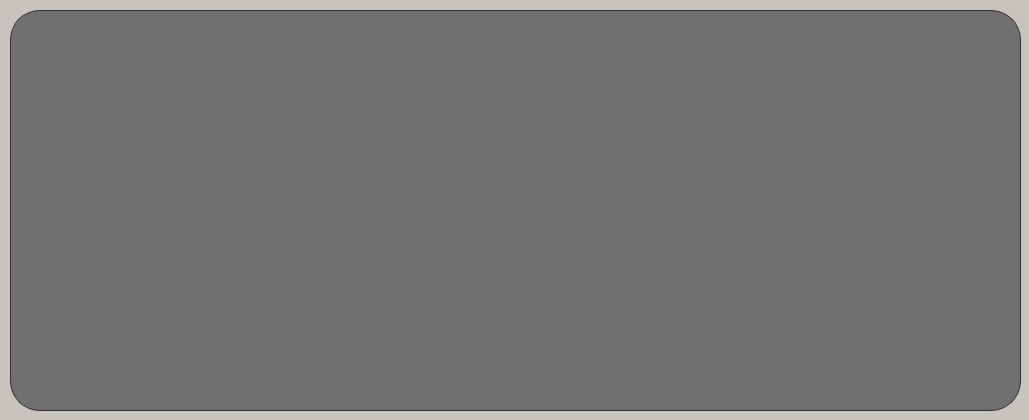
<?xml version="1.0" encoding="UTF-8"?>
<ui version="4.0">
 <class>PanelWidget</class>
 <widget class="QWidget" name="PanelWidget">
  <property name="geometry">
   <rect>
    <x>0</x>
    <y>0</y>
    <width>1029</width>
    <height>420</height>
   </rect>
  </property>
  <property name="palette">
   <palette>
    <active>
     <colorrole role="WindowText">
      <brush brushstyle="SolidPattern">
       <color alpha="255">
        <red>0</red>
        <green>0</green>
        <blue>0</blue>
       </color>
      </brush>
     </colorrole>
     <colorrole role="Button">
      <brush brushstyle="SolidPattern">
       <color alpha="255">
        <red>224</red>
        <green>220</green>
        <blue>212</blue>
       </color>
      </brush>
     </colorrole>
     <colorrole role="Light">
      <brush brushstyle="SolidPattern">
       <color alpha="255">
        <red>255</red>
        <green>255</green>
        <blue>255</blue>
       </color>
      </brush>
     </colorrole>
     <colorrole role="Midlight">
      <brush brushstyle="SolidPattern">
       <color alpha="255">
        <red>239</red>
        <green>237</green>
        <blue>233</blue>
       </color>
      </brush>
     </colorrole>
     <colorrole role="Dark">
      <brush brushstyle="SolidPattern">
       <color alpha="255">
        <red>112</red>
        <green>110</green>
        <blue>106</blue>
       </color>
      </brush>
     </colorrole>
     <colorrole role="Mid">
      <brush brushstyle="SolidPattern">
       <color alpha="255">
        <red>149</red>
        <green>147</green>
        <blue>141</blue>
       </color>
      </brush>
     </colorrole>
     <colorrole role="Text">
      <brush brushstyle="SolidPattern">
       <color alpha="255">
        <red>0</red>
        <green>0</green>
        <blue>0</blue>
       </color>
      </brush>
     </colorrole>
     <colorrole role="BrightText">
      <brush brushstyle="SolidPattern">
       <color alpha="255">
        <red>255</red>
        <green>255</green>
        <blue>255</blue>
       </color>
      </brush>
     </colorrole>
     <colorrole role="ButtonText">
      <brush brushstyle="SolidPattern">
       <color alpha="255">
        <red>0</red>
        <green>0</green>
        <blue>0</blue>
       </color>
      </brush>
     </colorrole>
     <colorrole role="Base">
      <brush brushstyle="SolidPattern">
       <color alpha="255">
        <red>255</red>
        <green>255</green>
        <blue>255</blue>
       </color>
      </brush>
     </colorrole>
     <colorrole role="Window">
      <brush brushstyle="SolidPattern">
       <color alpha="255">
        <red>199</red>
        <green>196</green>
        <blue>189</blue>
       </color>
      </brush>
     </colorrole>
     <colorrole role="Shadow">
      <brush brushstyle="SolidPattern">
       <color alpha="255">
        <red>0</red>
        <green>0</green>
        <blue>0</blue>
       </color>
      </brush>
     </colorrole>
     <colorrole role="AlternateBase">
      <brush brushstyle="SolidPattern">
       <color alpha="255">
        <red>239</red>
        <green>237</green>
        <blue>233</blue>
       </color>
      </brush>
     </colorrole>
     <colorrole role="ToolTipBase">
      <brush brushstyle="SolidPattern">
       <color alpha="255">
        <red>255</red>
        <green>255</green>
        <blue>220</blue>
       </color>
      </brush>
     </colorrole>
     <colorrole role="ToolTipText">
      <brush brushstyle="SolidPattern">
       <color alpha="255">
        <red>0</red>
        <green>0</green>
        <blue>0</blue>
       </color>
      </brush>
     </colorrole>
    </active>
    <inactive>
     <colorrole role="WindowText">
      <brush brushstyle="SolidPattern">
       <color alpha="255">
        <red>0</red>
        <green>0</green>
        <blue>0</blue>
       </color>
      </brush>
     </colorrole>
     <colorrole role="Button">
      <brush brushstyle="SolidPattern">
       <color alpha="255">
        <red>224</red>
        <green>220</green>
        <blue>212</blue>
       </color>
      </brush>
     </colorrole>
     <colorrole role="Light">
      <brush brushstyle="SolidPattern">
       <color alpha="255">
        <red>255</red>
        <green>255</green>
        <blue>255</blue>
       </color>
      </brush>
     </colorrole>
     <colorrole role="Midlight">
      <brush brushstyle="SolidPattern">
       <color alpha="255">
        <red>239</red>
        <green>237</green>
        <blue>233</blue>
       </color>
      </brush>
     </colorrole>
     <colorrole role="Dark">
      <brush brushstyle="SolidPattern">
       <color alpha="255">
        <red>112</red>
        <green>110</green>
        <blue>106</blue>
       </color>
      </brush>
     </colorrole>
     <colorrole role="Mid">
      <brush brushstyle="SolidPattern">
       <color alpha="255">
        <red>149</red>
        <green>147</green>
        <blue>141</blue>
       </color>
      </brush>
     </colorrole>
     <colorrole role="Text">
      <brush brushstyle="SolidPattern">
       <color alpha="255">
        <red>0</red>
        <green>0</green>
        <blue>0</blue>
       </color>
      </brush>
     </colorrole>
     <colorrole role="BrightText">
      <brush brushstyle="SolidPattern">
       <color alpha="255">
        <red>255</red>
        <green>255</green>
        <blue>255</blue>
       </color>
      </brush>
     </colorrole>
     <colorrole role="ButtonText">
      <brush brushstyle="SolidPattern">
       <color alpha="255">
        <red>0</red>
        <green>0</green>
        <blue>0</blue>
       </color>
      </brush>
     </colorrole>
     <colorrole role="Base">
      <brush brushstyle="SolidPattern">
       <color alpha="255">
        <red>255</red>
        <green>255</green>
        <blue>255</blue>
       </color>
      </brush>
     </colorrole>
     <colorrole role="Window">
      <brush brushstyle="SolidPattern">
       <color alpha="255">
        <red>199</red>
        <green>196</green>
        <blue>189</blue>
       </color>
      </brush>
     </colorrole>
     <colorrole role="Shadow">
      <brush brushstyle="SolidPattern">
       <color alpha="255">
        <red>0</red>
        <green>0</green>
        <blue>0</blue>
       </color>
      </brush>
     </colorrole>
     <colorrole role="AlternateBase">
      <brush brushstyle="SolidPattern">
       <color alpha="255">
        <red>239</red>
        <green>237</green>
        <blue>233</blue>
       </color>
      </brush>
     </colorrole>
     <colorrole role="ToolTipBase">
      <brush brushstyle="SolidPattern">
       <color alpha="255">
        <red>255</red>
        <green>255</green>
        <blue>220</blue>
       </color>
      </brush>
     </colorrole>
     <colorrole role="ToolTipText">
      <brush brushstyle="SolidPattern">
       <color alpha="255">
        <red>0</red>
        <green>0</green>
        <blue>0</blue>
       </color>
      </brush>
     </colorrole>
    </inactive>
    <disabled>
     <colorrole role="WindowText">
      <brush brushstyle="SolidPattern">
       <color alpha="255">
        <red>112</red>
        <green>110</green>
        <blue>106</blue>
       </color>
      </brush>
     </colorrole>
     <colorrole role="Button">
      <brush brushstyle="SolidPattern">
       <color alpha="255">
        <red>224</red>
        <green>220</green>
        <blue>212</blue>
       </color>
      </brush>
     </colorrole>
     <colorrole role="Light">
      <brush brushstyle="SolidPattern">
       <color alpha="255">
        <red>255</red>
        <green>255</green>
        <blue>255</blue>
       </color>
      </brush>
     </colorrole>
     <colorrole role="Midlight">
      <brush brushstyle="SolidPattern">
       <color alpha="255">
        <red>239</red>
        <green>237</green>
        <blue>233</blue>
       </color>
      </brush>
     </colorrole>
     <colorrole role="Dark">
      <brush brushstyle="SolidPattern">
       <color alpha="255">
        <red>112</red>
        <green>110</green>
        <blue>106</blue>
       </color>
      </brush>
     </colorrole>
     <colorrole role="Mid">
      <brush brushstyle="SolidPattern">
       <color alpha="255">
        <red>149</red>
        <green>147</green>
        <blue>141</blue>
       </color>
      </brush>
     </colorrole>
     <colorrole role="Text">
      <brush brushstyle="SolidPattern">
       <color alpha="255">
        <red>112</red>
        <green>110</green>
        <blue>106</blue>
       </color>
      </brush>
     </colorrole>
     <colorrole role="BrightText">
      <brush brushstyle="SolidPattern">
       <color alpha="255">
        <red>255</red>
        <green>255</green>
        <blue>255</blue>
       </color>
      </brush>
     </colorrole>
     <colorrole role="ButtonText">
      <brush brushstyle="SolidPattern">
       <color alpha="255">
        <red>112</red>
        <green>110</green>
        <blue>106</blue>
       </color>
      </brush>
     </colorrole>
     <colorrole role="Base">
      <brush brushstyle="SolidPattern">
       <color alpha="255">
        <red>199</red>
        <green>196</green>
        <blue>189</blue>
       </color>
      </brush>
     </colorrole>
     <colorrole role="Window">
      <brush brushstyle="SolidPattern">
       <color alpha="255">
        <red>199</red>
        <green>196</green>
        <blue>189</blue>
       </color>
      </brush>
     </colorrole>
     <colorrole role="Shadow">
      <brush brushstyle="SolidPattern">
       <color alpha="255">
        <red>0</red>
        <green>0</green>
        <blue>0</blue>
       </color>
      </brush>
     </colorrole>
     <colorrole role="AlternateBase">
      <brush brushstyle="SolidPattern">
       <color alpha="255">
        <red>224</red>
        <green>220</green>
        <blue>212</blue>
       </color>
      </brush>
     </colorrole>
     <colorrole role="ToolTipBase">
      <brush brushstyle="SolidPattern">
       <color alpha="255">
        <red>255</red>
        <green>255</green>
        <blue>220</blue>
       </color>
      </brush>
     </colorrole>
     <colorrole role="ToolTipText">
      <brush brushstyle="SolidPattern">
       <color alpha="255">
        <red>0</red>
        <green>0</green>
        <blue>0</blue>
       </color>
      </brush>
     </colorrole>
    </disabled>
   </palette>
  </property>
  <property name="font">
   <font>
    <family>Sans Serif</family>
    <pointsize>8</pointsize>
   </font>
  </property>
  <property name="windowTitle">
   <string>PanelWidget</string>
  </property>
  <property name="styleSheet">
   <string notr="true">QFrame#mainFrame {
	border: 1px solid #303030;
    border-radius: 30px;
	background: #707070;
    padding: 2px;
}</string>
  </property>
  <widget class="QFrame" name="mainFrame">
   <property name="geometry">
    <rect>
     <x>10</x>
     <y>10</y>
     <width>1011</width>
     <height>401</height>
    </rect>
   </property>
   <property name="palette">
    <palette>
     <active>
      <colorrole role="Button">
       <brush brushstyle="SolidPattern">
        <color alpha="255">
         <red>112</red>
         <green>112</green>
         <blue>112</blue>
        </color>
       </brush>
      </colorrole>
      <colorrole role="Base">
       <brush brushstyle="SolidPattern">
        <color alpha="255">
         <red>112</red>
         <green>112</green>
         <blue>112</blue>
        </color>
       </brush>
      </colorrole>
      <colorrole role="Window">
       <brush brushstyle="SolidPattern">
        <color alpha="255">
         <red>112</red>
         <green>112</green>
         <blue>112</blue>
        </color>
       </brush>
      </colorrole>
     </active>
     <inactive>
      <colorrole role="Button">
       <brush brushstyle="SolidPattern">
        <color alpha="255">
         <red>112</red>
         <green>112</green>
         <blue>112</blue>
        </color>
       </brush>
      </colorrole>
      <colorrole role="Base">
       <brush brushstyle="SolidPattern">
        <color alpha="255">
         <red>112</red>
         <green>112</green>
         <blue>112</blue>
        </color>
       </brush>
      </colorrole>
      <colorrole role="Window">
       <brush brushstyle="SolidPattern">
        <color alpha="255">
         <red>112</red>
         <green>112</green>
         <blue>112</blue>
        </color>
       </brush>
      </colorrole>
     </inactive>
     <disabled>
      <colorrole role="Button">
       <brush brushstyle="SolidPattern">
        <color alpha="255">
         <red>112</red>
         <green>112</green>
         <blue>112</blue>
        </color>
       </brush>
      </colorrole>
      <colorrole role="Base">
       <brush brushstyle="SolidPattern">
        <color alpha="255">
         <red>112</red>
         <green>112</green>
         <blue>112</blue>
        </color>
       </brush>
      </colorrole>
      <colorrole role="Window">
       <brush brushstyle="SolidPattern">
        <color alpha="255">
         <red>112</red>
         <green>112</green>
         <blue>112</blue>
        </color>
       </brush>
      </colorrole>
     </disabled>
    </palette>
   </property>
   <property name="font">
    <font>
     <family>Sans Serif</family>
     <pointsize>8</pointsize>
     <stylestrategy>PreferAntialias</stylestrategy>
    </font>
   </property>
   <property name="styleSheet">
    <string notr="true"/>
   </property>
   <property name="frameShape">
    <enum>QFrame::StyledPanel</enum>
   </property>
   <property name="frameShadow">
    <enum>QFrame::Sunken</enum>
   </property>
   <widget class="ControlRegisterPanel" name="controlRegisterPanel" native="true">
    <property name="geometry">
     <rect>
      <x>40</x>
      <y>160</y>
      <width>951</width>
      <height>51</height>
     </rect>
    </property>
    <property name="minimumSize">
     <size>
      <width>0</width>
      <height>40</height>
     </size>
    </property>
   </widget>
   <widget class="AdderRegisterPanel" name="adderRegisterPanel" native="true">
    <property name="geometry">
     <rect>
      <x>20</x>
      <y>20</y>
      <width>971</width>
      <height>51</height>
     </rect>
    </property>
    <property name="minimumSize">
     <size>
      <width>0</width>
      <height>40</height>
     </size>
    </property>
   </widget>
   <widget class="PCWidget" name="programCounterPanel" native="true">
    <property name="geometry">
     <rect>
      <x>180</x>
      <y>230</y>
      <width>281</width>
      <height>61</height>
     </rect>
    </property>
    <property name="minimumSize">
     <size>
      <width>0</width>
      <height>40</height>
     </size>
    </property>
   </widget>
   <widget class="ArithmUnitRegisterPanel" name="arithmUnitRegisterPanel" native="true">
    <property name="geometry">
     <rect>
      <x>30</x>
      <y>90</y>
      <width>961</width>
      <height>51</height>
     </rect>
    </property>
    <property name="minimumSize">
     <size>
      <width>0</width>
      <height>40</height>
     </size>
    </property>
   </widget>
   <widget class="CommandRegisterPanel" name="commandRegisterPanel" native="true">
    <property name="geometry">
     <rect>
      <x>530</x>
      <y>230</y>
      <width>471</width>
      <height>61</height>
     </rect>
    </property>
    <property name="minimumSize">
     <size>
      <width>0</width>
      <height>40</height>
     </size>
    </property>
   </widget>
   <widget class="CommandDecoderWidget" name="commandDecoderPanel" native="true">
    <property name="geometry">
     <rect>
      <x>20</x>
      <y>230</y>
      <width>131</width>
      <height>61</height>
     </rect>
    </property>
    <property name="minimumSize">
     <size>
      <width>0</width>
      <height>40</height>
     </size>
    </property>
   </widget>
   <widget class="StatusRegisterPanel" name="statusRegisterPanel" native="true">
    <property name="geometry">
     <rect>
      <x>460</x>
      <y>220</y>
      <width>71</width>
      <height>51</height>
     </rect>
    </property>
    <property name="minimumSize">
     <size>
      <width>0</width>
      <height>40</height>
     </size>
    </property>
   </widget>
   <widget class="AnalogClock" name="clock" native="true">
    <property name="geometry">
     <rect>
      <x>440</x>
      <y>280</y>
      <width>120</width>
      <height>120</height>
     </rect>
    </property>
    <property name="minimumSize">
     <size>
      <width>64</width>
      <height>64</height>
     </size>
    </property>
    <property name="maximumSize">
     <size>
      <width>120</width>
      <height>120</height>
     </size>
    </property>
   </widget>
  </widget>
 </widget>
 <customwidgets>
  <customwidget>
   <class>ControlRegisterPanel</class>
   <extends>QWidget</extends>
   <header location="global">controlregisterpanel.hpp</header>
   <container>1</container>
  </customwidget>
  <customwidget>
   <class>AdderRegisterPanel</class>
   <extends>QWidget</extends>
   <header location="global">controlregisterpanel.hpp</header>
   <container>1</container>
  </customwidget>
  <customwidget>
   <class>PCWidget</class>
   <extends>QWidget</extends>
   <header location="global">controlregisterpanel.hpp</header>
   <container>1</container>
  </customwidget>
  <customwidget>
   <class>ArithmUnitRegisterPanel</class>
   <extends>QWidget</extends>
   <header location="global">controlregisterpanel.hpp</header>
   <container>1</container>
  </customwidget>
  <customwidget>
   <class>CommandRegisterPanel</class>
   <extends>QWidget</extends>
   <header location="global">controlregisterpanel.hpp</header>
   <container>1</container>
  </customwidget>
  <customwidget>
   <class>CommandDecoderWidget</class>
   <extends>QWidget</extends>
   <header location="global">controlregisterpanel.hpp</header>
   <container>1</container>
  </customwidget>
  <customwidget>
   <class>StatusRegisterPanel</class>
   <extends>QWidget</extends>
   <header location="global">controlregisterpanel.hpp</header>
   <container>1</container>
  </customwidget>
  <customwidget>
   <class>AnalogClock</class>
   <extends>QWidget</extends>
   <header location="global">analogclock.h</header>
   <container>1</container>
  </customwidget>
 </customwidgets>
 <resources/>
 <connections/>
</ui>
